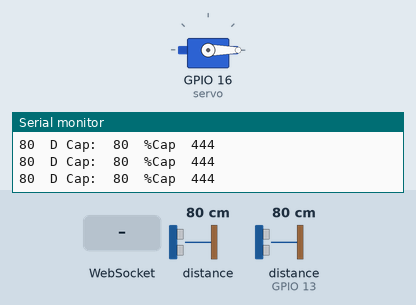
Simulated run of this sketch. Board: ESP8266 (NodeMCU). Shown: servo, the last lines printed to the serial monitor. Wiring (inferred from the names in the program): 2 × ultrasonic range finder: trigger GPIO 4, echo GPIO 0 / trigger GPIO 12, echo GPIO 13. Inputs (shaded band) come from the test bench; at power-on: distance to the obstacle (sensor on GPIO 13) 80 cm, distance to the obstacle 80 cm. The echo pulse lasts 58.3 µs per cm; WiFi joins after 1.5 s; servers stay silent unless stated; storage starts empty.

Above: at 3.7 s.
3.8 s: WebSocket text "1" received
At 5.2 s:
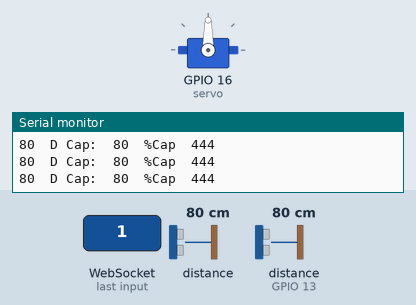
5.5 s: WebSocket text "5" received
At 6.1 s:
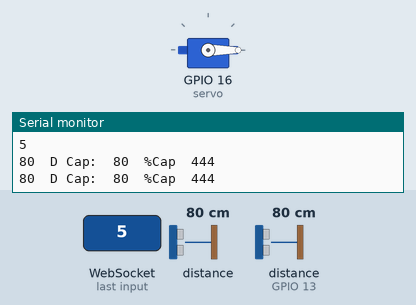
7.1 s: distance to the obstacle (sensor on GPIO 13) set to 22 cm
8.6 s: distance to the obstacle (sensor on GPIO 13) set to 19 cm
At 9.2 s:
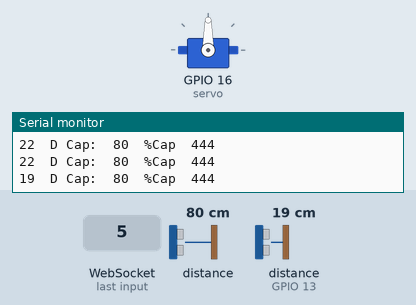
Timing chart, 0 to 11.1 s (numbered marks = the images above; inputs shaded):
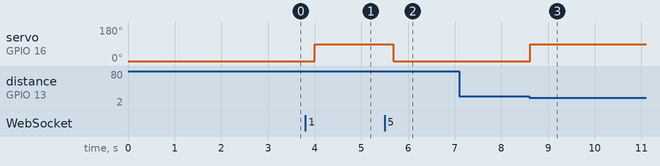

Measured:
- the behaviour switches between 21 and 20 cm on distance to the obstacle (sensor on GPIO 13) (found by bisection; images 2 and 3)
- after the input at 3.8 s, servo on GPIO 16 (servo): 0° → 90° after 0.20 s
- after the input at 5.5 s, servo on GPIO 16 (servo): 90° → 0° after 0.19 s
- after the input at 8.6 s, servo on GPIO 16 (servo): 0° → 90° at once

The sketch:

CodProyecto3.ino
```cpp
#include <ESP8266WiFi.h>
#include <WiFiClient.h>
#include <ESP8266WebServer.h>
#include <WebSocketsServer.h>
#include <Hash.h>
#include <FS.h>

#include<Servo.h>

const char *ssid = "id";
const char *password = "password";
Servo servo;
WebSocketsServer webSocket = WebSocketsServer(81);
ESP8266WebServer server(80);

#define echoPin 13 // Echo Pin
#define trigPin 12 // Trigger Pin

 #define sensorCapEcho 0
 #define sensorCapTrig 4
int distanceSens, distanceCap;
 long porLleno;

 int16_t thisRead=0;
 int16_t lastRead=0;
 uint16_t counter=0;

void setup(void){
  delay(1000);

  Serial.begin(115200);
 //................................
 pinMode(trigPin, OUTPUT);
pinMode(echoPin, INPUT);
pinMode(sensorCapTrig, OUTPUT);
pinMode(sensorCapEcho, INPUT);
 servo.attach(16);
  servo.write(0);

 //.............................
  WiFi.begin(ssid, password);
  Serial.println("INICIANDO CONEXIÓN A MODEM");
  while (WiFi.status() != WL_CONNECTED) {
    delay(500);
    Serial.print(".");
  }
  IPAddress myIP = WiFi.localIP();
   Serial.println("");
  Serial.print("DIRECCION IP: ");
  Serial.println(myIP);


  SPIFFS.begin();

  webSocket.begin();
  webSocket.onEvent(webSocketEvent);

  server.onNotFound([](){
    if(!handleFileRead(server.uri()))
      server.send(404, "text/plain", "FileNotFound");
  });
  server.begin();
  Serial.println("SERVIDOR WEB INICIADO");
}
long ultimovalor=0;
void loop(void) {
  webSocket.loop();
  server.handleClient();


 distanceSens=calculateDistance1();
distanceCap=calculateDistance2();
porLleno=(distanceCap/18.0)*100.0;
Serial.print(distanceSens);
Serial.print("  D Cap:  ");
Serial.print(distanceCap);
Serial.print("  %Cap  ");
Serial.println(porLleno);
if(distanceSens<= 20){
  servo.write(90);
   delay(3000);
   servo.write(0);
  delay(200);
}
 if (porLleno < 0) porLleno = 0;
 if (porLleno != ultimovalor) {
      String msj = String(porLleno);
      webSocket.broadcastTXT(msj);
      Serial.println(msj);
    }
    ultimovalor = porLleno;
  delay(200);
}

//FUNCION PROPIA DEL OBJETO WEBSOCKET
void webSocketEvent(uint8_t num, WStype_t type, uint8_t * payload, size_t lenght) {

  switch(type) {


    case WStype_DISCONNECTED: {
      Serial.printf("USUARIO #%u - DESCONECTADO!\n", num);
      break;
    }
    case WStype_CONNECTED: {
      IPAddress ip = webSocket.remoteIP(num);
      Serial.printf("NUEVA CONEXIÓN. IP: %d.%d.%d.%d NOMBRE: %s ID USUARIO: %u\n", ip[0], ip[1], ip[2], ip[3], payload, num);

      String message = String(lastRead);
      webSocket.broadcastTXT(message);
      break;
    }
    case WStype_TEXT: {
      String dato = "";
      for (int i = 0; i < lenght; i++) {
        dato.concat((char)payload[i]);
      }
       Serial.print(dato);
       Serial.println("");
      uint8_t valor = dato.toInt();
      if(valor==1){
        servo.write(90);
      }else{
        servo.write(0);
      }

      break;
    }

  }

}

// A function we use to get the content type for our HTTP responses
String getContentType(String filename){
  if(server.hasArg("download")) return "application/octet-stream";
  else if(filename.endsWith(".htm")) return "text/html";
  else if(filename.endsWith(".html")) return "text/html";
  else if(filename.endsWith(".css")) return "text/css";
  else if(filename.endsWith(".js")) return "application/javascript";
  else if(filename.endsWith(".png")) return "image/png";
  else if(filename.endsWith(".gif")) return "image/gif";
  else if(filename.endsWith(".jpg")) return "image/jpeg";
  else if(filename.endsWith(".ico")) return "image/x-icon";
  else if(filename.endsWith(".xml")) return "text/xml";
  else if(filename.endsWith(".pdf")) return "application/x-pdf";
  else if(filename.endsWith(".zip")) return "application/x-zip";
  else if(filename.endsWith(".gz")) return "application/x-gzip";
  return "text/plain";
}

bool handleFileRead(String path){
  #ifdef DEBUG
    Serial.println("handleFileRead: " + path);
  #endif
  if(path.endsWith("/")) path += "index.html";
  if(SPIFFS.exists(path)){
    File file = SPIFFS.open(path, "r");
    size_t sent = server.streamFile(file, getContentType(path));
    file.close();
    return true;
  }
  return false;
}


int calculateDistance1()
     { long duration1; int distance1;

          digitalWrite(trigPin, LOW);
          delayMicroseconds(2);
          digitalWrite(trigPin, HIGH);
          delayMicroseconds(10);
          digitalWrite(trigPin, LOW);
          duration1 = pulseIn(echoPin, HIGH);
          distance1= duration1/58.2;
          return distance1;
     }

int calculateDistance2()
     { long duration2; int distance2;

          digitalWrite(sensorCapTrig, LOW);
          delayMicroseconds(2);

          digitalWrite(sensorCapTrig, HIGH);
          delayMicroseconds(10);
          digitalWrite(sensorCapTrig, LOW);
          duration2 = pulseIn(sensorCapEcho, HIGH);
          distance2= duration2/58.2;
          return distance2;
     }
```
